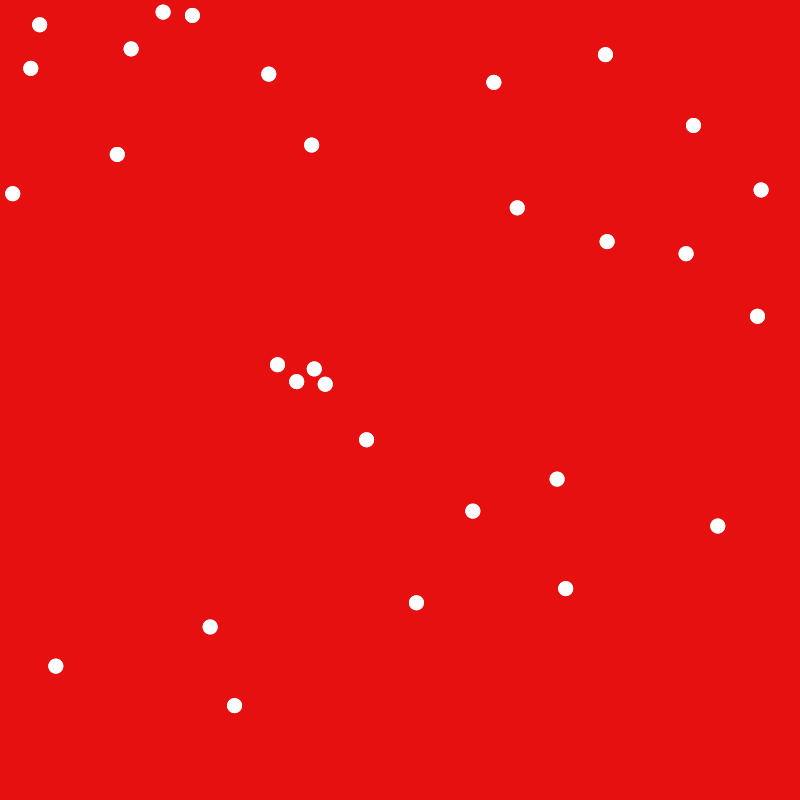
Frame 1 (no input)
Frame 60 (the mouse pressed at the canvas centre just before this capture): identical to frame 1, image omitted
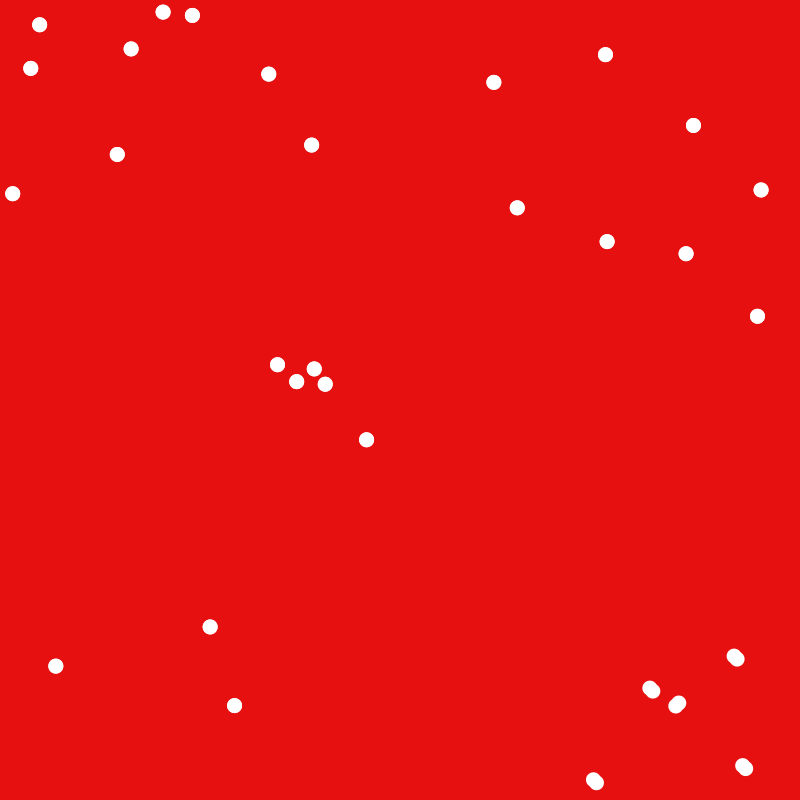
Frame 120 (the mouse held since frame 60 and released just before this capture)

The Processing sketch that drew these frames (run headless with seeded random() and noise(); from frame 60 on, the mouse is pressed at the canvas centre):

// Processing sketch: processing_105537
// ── processing_105537.pde

int diameter=15;//diameter balls
int numBalls = 30; //number of balls


float[] ballX= new float[numBalls];//array for ball x pos-starting
float[] ballY= new float[numBalls];//array for ball y pos-starting

float[]speedX= new float[numBalls];//speed in x axis array
float[]speedY= new float[numBalls];//speed in y axis array

boolean[] ballMove= new boolean[numBalls];//

void setup(){
  size(800,800);
  smooth();
  noStroke();
 
  for(int i =0; i<numBalls; i++){
    ballX[i] = random(width);//random x position array
    ballY[i]= random(height);//random y position array
    ballMove[i] = false;//balls are not initially moving boolean
    speedX[i]=3;//initial speed 
    speedY[i]=3;//initial speed
    
  ellipse(ballX[i], ballY[i], diameter, diameter);    //draw the balls in static location
    
  }
}

void draw(){
  background(230,16,16);//background color
  fill(255);
  
    for (int i=0; i<numBalls;i++){//draws initial balls in random locations
      ellipse(ballX[i],ballY[i],diameter,diameter);
      }
      
   
    if (mousePressed == true){//is the mouse clicked?
        for (int j = 0; j < numBalls; j++){
          if (((mouseX - ballX[j]) < diameter) && ((mouseY - ballY[j]) < diameter)) {//mouse clicked on a ball location
            ballMove[j] = true;//change boolean to true
              }
          }
        }
    
  
          for (int i = 0; i <numBalls; i++){//changes speed of the ball
                       
          if (ballMove[i]==true){//means mouse is already clicked on a ball location
                       ballX[i]+=speedX[i];//speed increases
                       ballY[i]+=speedY[i];
          }
   
             if(ballX[i]<diameter || ballX[i]>width-diameter) {//sets x axis boundaries, change speed at wall
                 speedX[i]*=-1; 
              }
              if(ballY[i]<diameter || ballY[i]> height-diameter) {//sets y axis boundaries, change speed at wall
                  speedY[i]*=-1;
                  }
          
                  ellipse(ballX[i], ballY[i], diameter, diameter);//draws ball
        }  
}
